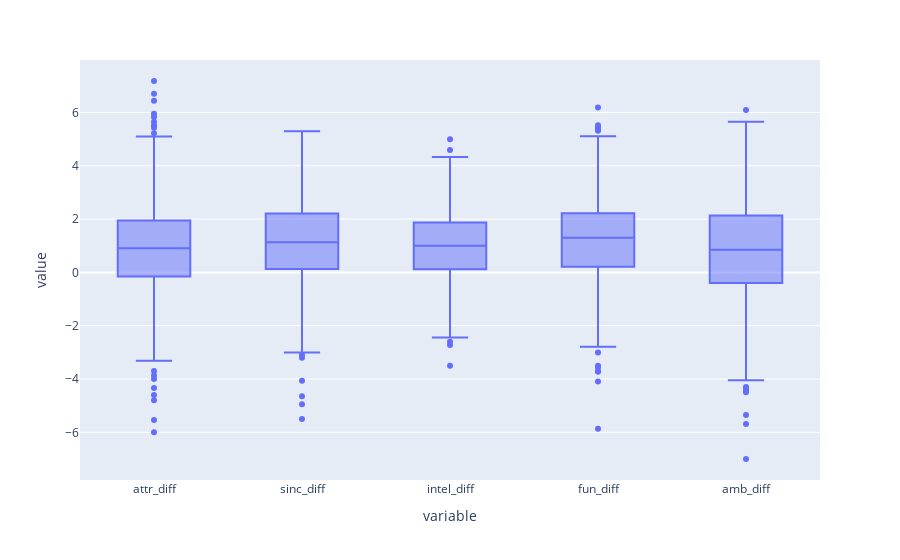

The notebook cell this image was saved under:
### Code cell
px.box(data_rate_diff[diff_cols])

### Figure 1 — Plotly figure (JSON) as saved in the notebook; plotly's stock layout.template omitted (floating-point values rounded to 4 significant figures; data arrays with more than 128 entries replaced by an {"elided": "..."} marker saying what was removed)
{"data": [{"alignmentgroup": "True", "hovertemplate": "variable=%{x}<br>value=%{y}<extra></extra>", "legendgroup": "", "marker": {"color": "#636efa"}, "name": "", "notched": false, "offsetgroup": "", "orientation": "v", "showlegend": false, "type": "box", "x": {"elided": "2695 str values"}, "x0": " ", "xaxis": "x", "y": {"elided": "2695 float values"}, "y0": " ", "yaxis": "y"}], "layout": {"boxmode": "group", "legend": {"tracegroupgap": 0}, "margin": {"t": 60}, "xaxis": {"anchor": "y", "domain": [0, 1], "title": {"text": "variable"}}, "yaxis": {"anchor": "x", "domain": [0, 1], "title": {"text": "value"}}}}
